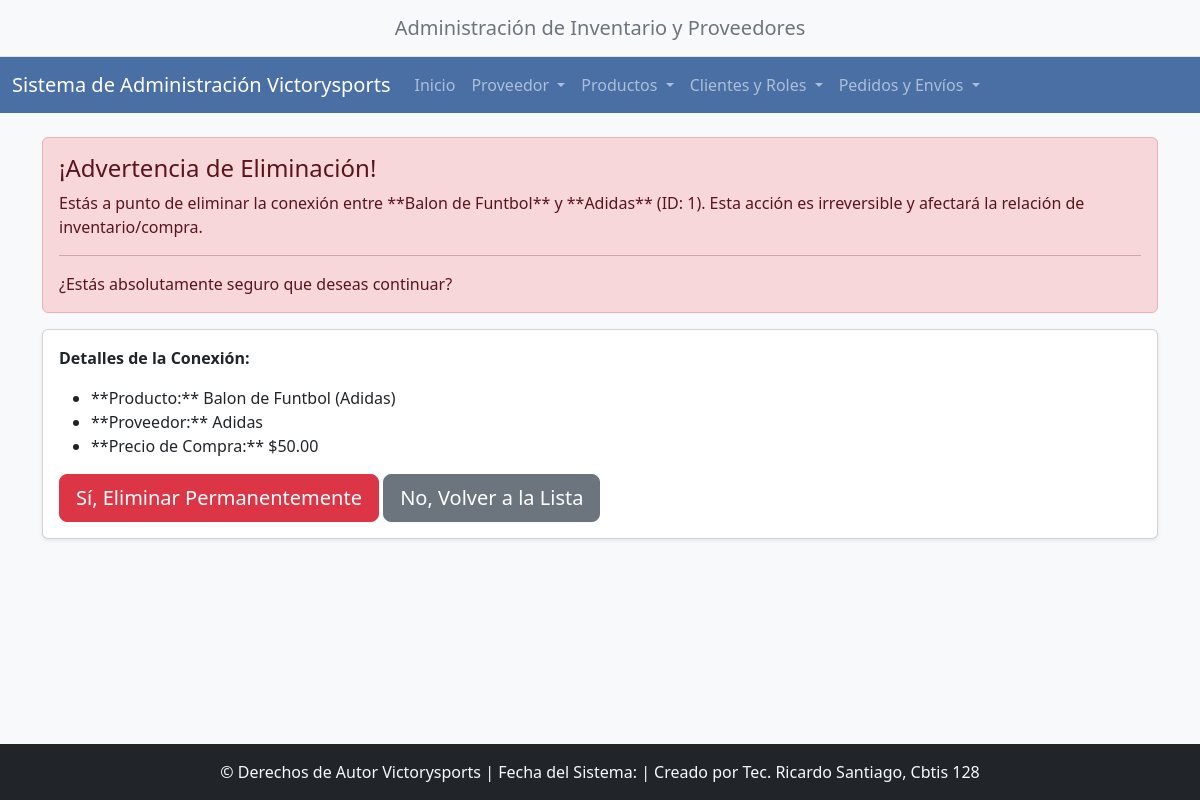
The app's page /conexiones/borrar/1/ with its own data.
### app_victorysports/models.py (models this page shows, shortened)
class ProductoProveedor(models.Model):
    producto = models.ForeignKey(Producto, on_delete=models.CASCADE,
                                 related_name='relaciones_proveedor')
    proveedor = models.ForeignKey(Proveedor, on_delete=models.CASCADE,
                                  related_name='relaciones_producto')
    precio_compra = models.DecimalField(max_digits=10, decimal_places=2)
    fecha_ultima_compra = models.DateField(null=True, blank=True)
    cantidad_comprada = models.IntegerField(default=1)
    referencia_pedido = models.CharField(max_length=50, blank=True, null=True)
    es_proveedor_activo = models.BooleanField(default=True)
    class Meta:
        unique_together = (('producto', 'proveedor'),)
        verbose_name = "Producto por Proveedor"
        verbose_name_plural = "Productos por Proveedores"

class Producto(models.Model):
    id_producto = models.AutoField(primary_key=True)
    nombre = models.CharField(max_length=255)
    precio_unitario = models.DecimalField(max_digits=10, decimal_places=2)
    stock = models.IntegerField(default=0)
    marca = models.CharField(max_length=100)
    img_url = models.URLField(max_length=255, blank=True, null=True)
    categoria = models.ForeignKey(Categoria, on_delete=models.SET_NULL, null=True, related_name='productos')
    color = models.CharField(max_length=50)
    class Meta:
        verbose_name = "Producto"
        verbose_name_plural = "Productos"

class Proveedor(models.Model):
    id_proveedor = models.AutoField(primary_key=True)
    nombre_empresa = models.CharField(max_length=150, unique=True)
    telefono_empresa = models.CharField(max_length=15)
    email_empresa = models.EmailField(max_length=100)
    pais_origen = models.CharField(max_length=50)
    contacto_principal = models.CharField(max_length=100)
    fecha_registro = models.DateField(auto_now_add=True)
    direccion = models.TextField()
    class Meta:
        verbose_name = "Proveedor"
        verbose_name_plural = "Proveedores"

### app_victorysports/views.py (the view)
# urls.py: path('conexiones/borrar/<int:pk>/', views.borrar_conexion, name='borrar_conexion'),
def borrar_conexion(request, pk):
    conexion = get_object_or_404(ProductoProveedor, pk=pk)
    if request.method == 'POST':
        conexion.delete()
        return redirect(reverse('ver_conexion'))
    context = {'conexion': conexion}
    return render(request, 'producto_proveedor/borrar_conexion.html', context)

### app_victorysports/templates/producto_proveedor/borrar_conexion.html (shortened to what this page needs)
{% extends "base.html" %}
{% block content %}
<div class="alert alert-danger" role="alert">
    <h4 class="alert-heading">¡Advertencia de Eliminación!</h4>
    <p>Estás a punto de eliminar la conexión entre **{{ conexion.producto.nombre }}** y **{{ conexion.proveedor.nombre_empresa }}** (ID: {{ conexion.pk }}). Esta acción es irreversible y afectará la relación de inventario/compra.</p>
    <hr>
    <p class="mb-0">¿Estás absolutamente seguro que deseas continuar?</p>
</div>
<div class="card shadow-sm">
    <div class="card-body">
        <p><strong>Detalles de la Conexión:</strong></p>
        <ul>
            <li>**Producto:** {{ conexion.producto.nombre }} ({{ conexion.producto.marca }})</li>
            <li>**Proveedor:** {{ conexion.proveedor.nombre_empresa }}</li>
            <li>**Precio de Compra:** ${{ conexion.precio_compra }}</li>
        </ul>
        <form method="POST" action="{% url 'borrar_conexion' pk=conexion.pk %}">
            <button type="submit" class="btn btn-danger btn-lg">Sí, Eliminar Permanentemente</button>
            <a href="{% url 'ver_conexion' %}" class="btn btn-secondary btn-lg">No, Volver a la Lista</a>
        </form>
    </div>
</div>
{% endblock content %}

### app_victorysports/templates/base.html (style rules this page uses)
body { background-color: #f8f9fa; }
html { position: relative; min-height: 100%; }
body { margin-bottom: 70px; }

### records on screen
ProductoProveedor: producto.nombre "Balon de Funtbol", proveedor.nombre_empresa "Adidas", pk "1", producto.marca "Adidas", precio_compra "50.00"
